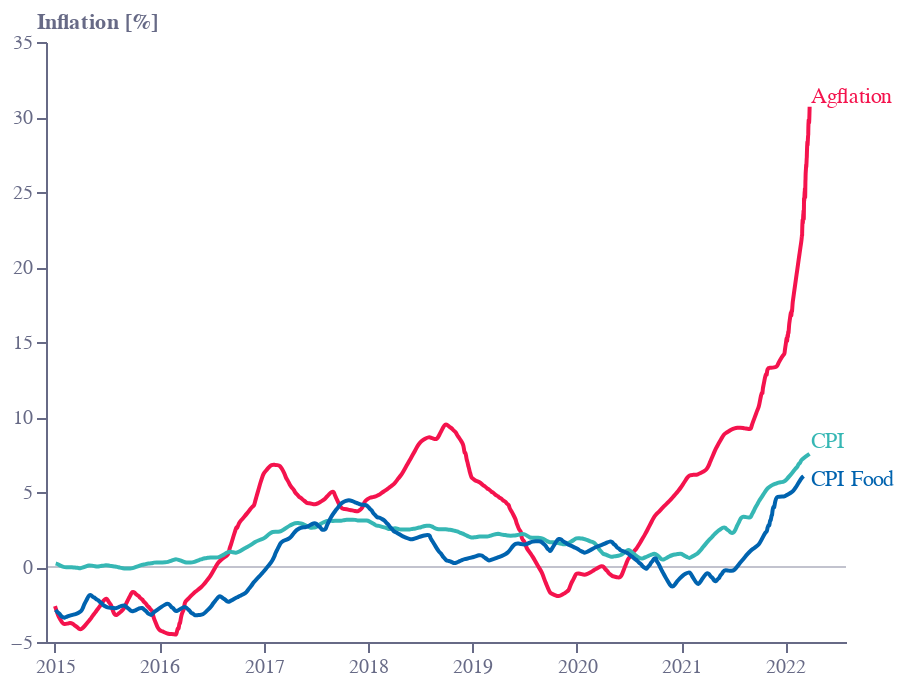

The notebook cell saved with this chart:
### Code cell
base = alt.Chart(f6).encode(
    x=alt.X(
        "time1:T",
        sort=[],
        axis=alt.Axis(
            grid=False,
            titleAlign="center",
            titleAnchor="middle",
            title="",
            titleY=-15,
            titleX=207,
            labelColor=colors["eco-gray"],
            titleColor=colors["eco-gray"],
            tickColor=colors["eco-gray"],
            domainColor=colors["eco-gray"],
            tickCount=10,
            orient="bottom",
            labelAngle=0,
        ),
    ),
)
line1 = base.mark_line(color=colors['eco-dot'],interpolate="basis").encode(
    y=alt.Y(
        "value1:Q",
        sort=[],
        axis=alt.Axis(
            grid=False,
            title="Inflation [%]",
            titleX=-5,
            titleY=-5,
            titleBaseline="bottom",
            titleAngle=0,
            titleAlign="left",
            labelColor=colors["eco-gray"],
            titleColor=colors["eco-gray"],
            tickColor=colors["eco-gray"],
            domainColor=colors["eco-gray"],
        ),
    )
).transform_filter("toDate(datum.time1)<toDate('2022-04-01')")
line2 = base.mark_line(color=colors['eco-turquiose'],interpolate="basis").encode(
    x='time2:T',
    y=alt.Y(
        "value2:Q",
        sort=[],
    )
).transform_filter("toDate(datum.time2)<toDate('2022-04-01')")
line3 = base.mark_line(color=colors['eco-mid-blue'],interpolate="basis").encode(
    x='time3:T',
    y=alt.Y(
        "value3:Q",
        sort=[],
    )
).transform_filter("toDate(datum.time3)<toDate('2022-04-01')")
axis = (
    alt.Chart(pd.DataFrame([{"x": "2014-12-01", "y": 0}, {"x": "2022-08-01", "y": 0}]))
    .mark_line(strokeWidth=1, opacity=0.4,color=colors["eco-gray"])
    .encode(x=alt.X("x:T", sort=[]), y="y:Q")
)
label1 = (
    alt.Chart(pd.DataFrame([{"x": "2022-04-01", "y": 32,'t':'Agflation'}]))
    .mark_text(color=colors["eco-dot"],align='left',dy=5)
    .encode(x=alt.X("x:T", sort=[]), y="y:Q",text='t:N')
)
label2 = (
    alt.Chart(pd.DataFrame([{"x": "2022-04-01", "y": 9,'t':'CPI'}]))
    .mark_text(color=colors["eco-turquiose"],align='left',dy=5)
    .encode(x=alt.X("x:T", sort=[]), y="y:Q",text='t:N')
)
label3 = (
    alt.Chart(pd.DataFrame([{"x": "2022-04-01", "y": 6.5,'t':'CPI Food'}]))
    .mark_text(color=colors["eco-mid-blue"],align='left',dy=5)
    .encode(x=alt.X("x:T", sort=[]), y="y:Q",text='t:N')
)
layer1 = (
    (
        (axis+line1 + line2 +line3+label1+label2+label3).properties(
            height=300, width=400
        )
    )
    .configure_view(stroke=None)
    .properties(title="")
)
layer1.save("visualisation/" + f + ".json")
layer1.save("visualisation/" + f + ".png")
open("README.md", "a").write(readme)
layer1

### Figure 1 — Vega-Lite specification as saved in the notebook (floating-point values rounded to 4 significant figures; data arrays with more than 128 entries replaced by an {"elided": "..."} marker saying what was removed)
{"config": {"view": {"continuousWidth": 400, "continuousHeight": 300, "stroke": null}}, "layer": [{"data": {"name": "data-ff583a56b5118be311a7ee5dd57516cd"}, "mark": {"type": "line", "color": "#676A86", "opacity": 0.4, "strokeWidth": 1}, "encoding": {"x": {"field": "x", "sort": [], "type": "temporal"}, "y": {"field": "y", "type": "quantitative"}}}, {"data": {"name": "data-e6b9cadf2fb723deb74e46aa4caddca3"}, "mark": {"type": "line", "color": "#F4134D", "interpolate": "basis"}, "encoding": {"x": {"axis": {"domainColor": "#676A86", "grid": false, "labelAngle": 0, "labelColor": "#676A86", "orient": "bottom", "tickColor": "#676A86", "tickCount": 10, "title": "", "titleAlign": "center", "titleAnchor": "middle", "titleColor": "#676A86", "titleX": 207, "titleY": -15}, "field": "time1", "sort": [], "type": "temporal"}, "y": {"axis": {"domainColor": "#676A86", "grid": false, "labelColor": "#676A86", "tickColor": "#676A86", "title": "Inflation [%]", "titleAlign": "left", "titleAngle": 0, "titleBaseline": "bottom", "titleColor": "#676A86", "titleX": -5, "titleY": -5}, "field": "value1", "sort": [], "type": "quantitative"}}, "transform": [{"filter": "toDate(datum.time1)<toDate('2022-04-01')"}]}, {"data": {"name": "data-e6b9cadf2fb723deb74e46aa4caddca3"}, "mark": {"type": "line", "color": "#36B7B4", "interpolate": "basis"}, "encoding": {"x": {"field": "time2", "type": "temporal"}, "y": {"field": "value2", "sort": [], "type": "quantitative"}}, "transform": [{"filter": "toDate(datum.time2)<toDate('2022-04-01')"}]}, {"data": {"name": "data-e6b9cadf2fb723deb74e46aa4caddca3"}, "mark": {"type": "line", "color": "#0063AF", "interpolate": "basis"}, "encoding": {"x": {"field": "time3", "type": "temporal"}, "y": {"field": "value3", "sort": [], "type": "quantitative"}}, "transform": [{"filter": "toDate(datum.time3)<toDate('2022-04-01')"}]}, {"data": {"name": "data-a99396d317bbf01bf960120a8d0d2904"}, "mark": {"type": "text", "align": "left", "color": "#F4134D", "dy": 5}, "encoding": {"text": {"field": "t", "type": "nominal"}, "x": {"field": "x", "sort": [], "type": "temporal"}, "y": {"field": "y", "type": "quantitative"}}}, {"data": {"name": "data-c0b7ada3e863b74bd959e34f57f6e47b"}, "mark": {"type": "text", "align": "left", "color": "#36B7B4", "dy": 5}, "encoding": {"text": {"field": "t", "type": "nominal"}, "x": {"field": "x", "sort": [], "type": "temporal"}, "y": {"field": "y", "type": "quantitative"}}}, {"data": {"name": "data-21e297f4d83796e1a4cad98316888789"}, "mark": {"type": "text", "align": "left", "color": "#0063AF", "dy": 5}, "encoding": {"text": {"field": "t", "type": "nominal"}, "x": {"field": "x", "sort": [], "type": "temporal"}, "y": {"field": "y", "type": "quantitative"}}}], "height": 300, "title": "", "width": 400, "$schema": "https://vega.github.io/schema/vega-lite/v4.17.0.json", "datasets": {"data-ff583a56b5118be311a7ee5dd57516cd": [{"x": "2014-12-01", "y": 0}, {"x": "2022-08-01", "y": 0}], "data-e6b9cadf2fb723deb74e46aa4caddca3": {"elided": "422 records"}, "data-a99396d317bbf01bf960120a8d0d2904": [{"x": "2022-04-01", "y": 32, "t": "Agflation"}], "data-c0b7ada3e863b74bd959e34f57f6e47b": [{"x": "2022-04-01", "y": 9, "t": "CPI"}], "data-21e297f4d83796e1a4cad98316888789": [{"x": "2022-04-01", "y": 6.5, "t": "CPI Food"}]}}
